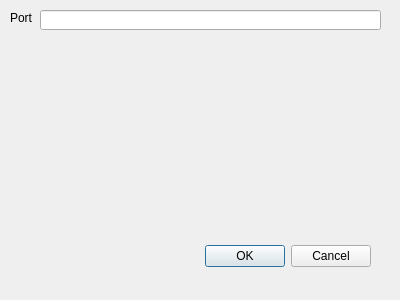
<?xml version="1.0" encoding="UTF-8"?>
<ui version="4.0">
 <class>SettingsWindow</class>
 <widget class="QDialog" name="SettingsWindow">
  <property name="geometry">
   <rect>
    <x>0</x>
    <y>0</y>
    <width>400</width>
    <height>300</height>
   </rect>
  </property>
  <property name="windowTitle">
   <string>Dialog</string>
  </property>
  <widget class="QDialogButtonBox" name="buttonBox">
   <property name="geometry">
    <rect>
     <x>30</x>
     <y>240</y>
     <width>341</width>
     <height>32</height>
    </rect>
   </property>
   <property name="orientation">
    <enum>Qt::Horizontal</enum>
   </property>
   <property name="standardButtons">
    <set>QDialogButtonBox::Cancel|QDialogButtonBox::Ok</set>
   </property>
  </widget>
  <widget class="QLabel" name="label">
   <property name="geometry">
    <rect>
     <x>10</x>
     <y>10</y>
     <width>31</width>
     <height>16</height>
    </rect>
   </property>
   <property name="text">
    <string>Port</string>
   </property>
  </widget>
  <widget class="QLineEdit" name="portNameLineEdit">
   <property name="geometry">
    <rect>
     <x>40</x>
     <y>10</y>
     <width>341</width>
     <height>20</height>
    </rect>
   </property>
  </widget>
 </widget>
 <resources/>
 <connections>
  <connection>
   <sender>buttonBox</sender>
   <signal>accepted()</signal>
   <receiver>SettingsWindow</receiver>
   <slot>accept()</slot>
   <hints>
    <hint type="sourcelabel">
     <x>248</x>
     <y>254</y>
    </hint>
    <hint type="destinationlabel">
     <x>157</x>
     <y>274</y>
    </hint>
   </hints>
  </connection>
  <connection>
   <sender>buttonBox</sender>
   <signal>rejected()</signal>
   <receiver>SettingsWindow</receiver>
   <slot>reject()</slot>
   <hints>
    <hint type="sourcelabel">
     <x>316</x>
     <y>260</y>
    </hint>
    <hint type="destinationlabel">
     <x>286</x>
     <y>274</y>
    </hint>
   </hints>
  </connection>
 </connections>
</ui>
